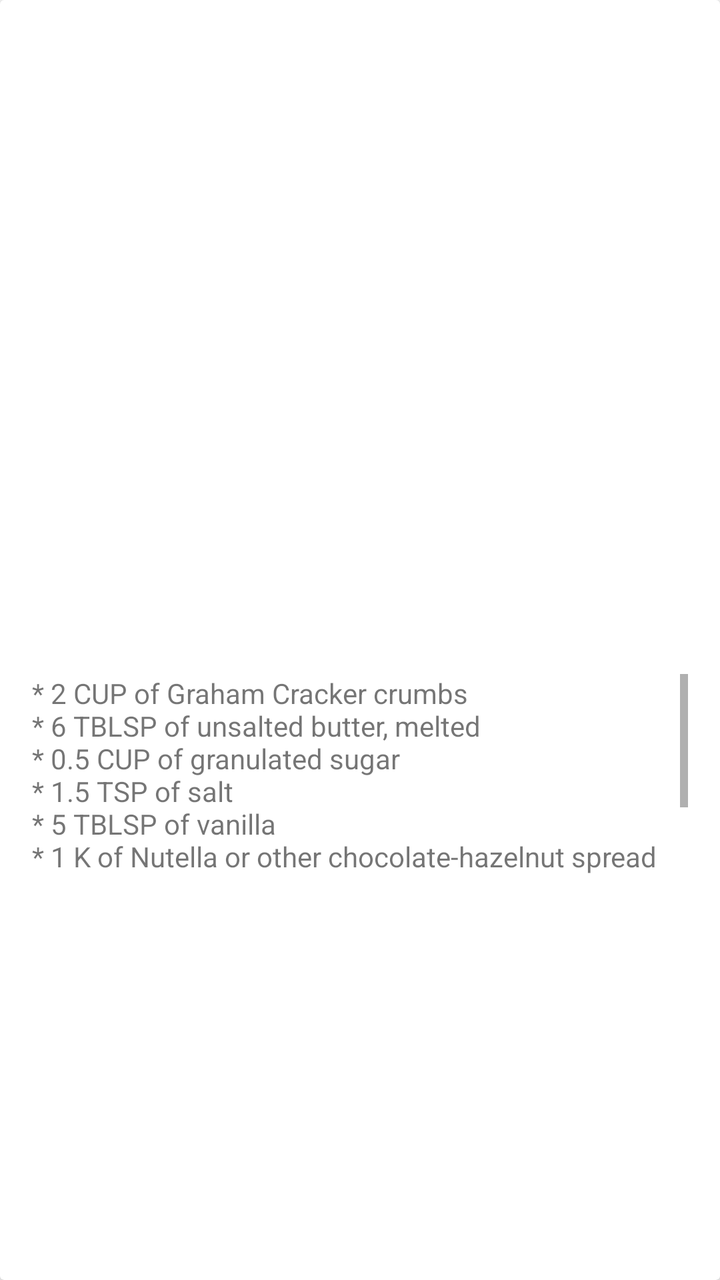
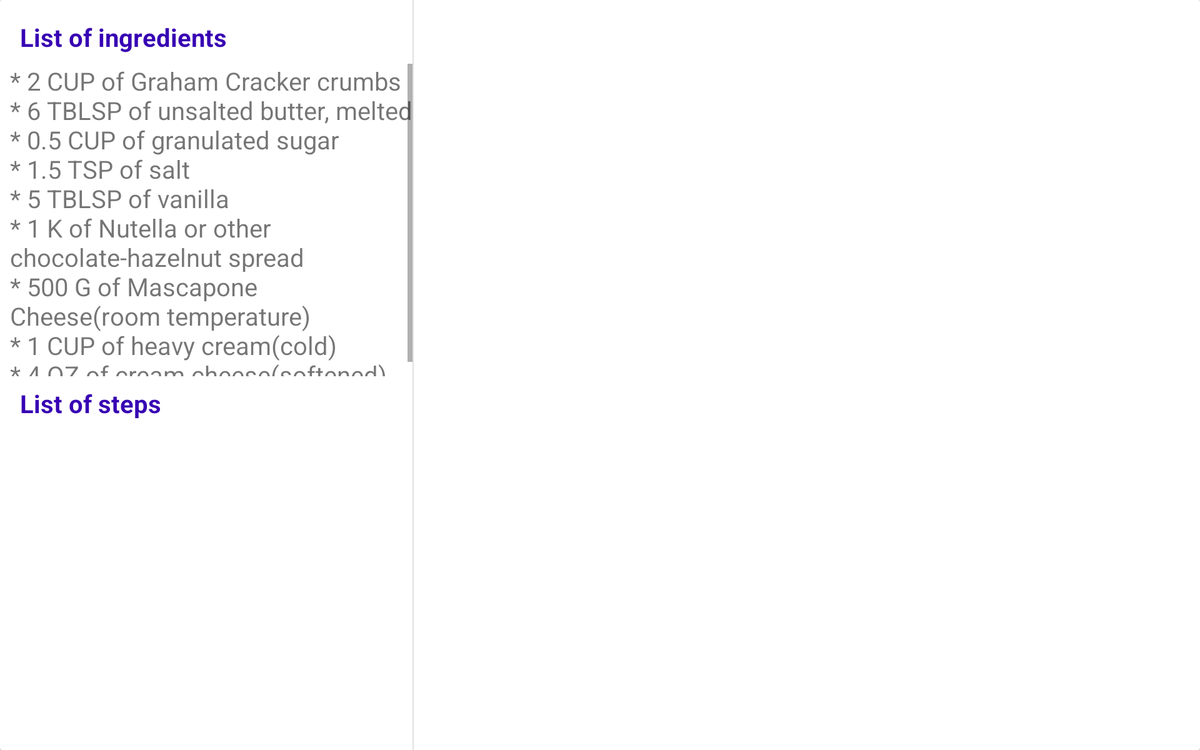

First picture: res/layout/ on a phone held upright. Second picture: the repository's own variant of that layout, on a device whose configuration matches the variant's folder. Source for both follows.
<!-- AndroidManifest.xml: application theme AppTheme -->
<!-- res/layout/activity_recipe_detail.xml -->
<?xml version="1.0" encoding="utf-8"?>
<layout xmlns:android="http://schemas.android.com/apk/res/android"
    xmlns:app="http://schemas.android.com/apk/res-auto"
    xmlns:tools="http://schemas.android.com/tools">

    <data>

    </data>

    <androidx.cardview.widget.CardView
        android:layout_width="match_parent"
        android:layout_height="match_parent"
        android:foreground="?android:attr/selectableItemBackground"
        app:cardPreventCornerOverlap="true"
        app:layout_constraintEnd_toEndOf="parent"
        app:layout_constraintStart_toStartOf="parent"
        app:layout_constraintTop_toTopOf="parent"
        tools:context=".ui.recipeDetail.RecipeDetailActivity">

        <androidx.constraintlayout.widget.ConstraintLayout
            android:layout_width="match_parent"
            android:layout_height="match_parent"
            android:orientation="vertical">

            <TextView
                android:id="@+id/ingredients_label"
                android:layout_marginStart="16dp"
                android:layout_marginTop="16dp"
                android:text="@string/ingredients_label"
                style="@style/label_text"
                app:layout_constraintStart_toStartOf="parent"
                app:layout_constraintTop_toTopOf="parent" />

            <ScrollView
                android:id="@+id/scrollView2"
                android:layout_width="0dp"
                android:layout_height="100dp"
                android:layout_marginStart="16dp"
                android:layout_marginEnd="16dp"
                android:layout_marginTop="8dp"
                app:layout_constraintEnd_toEndOf="parent"
                app:layout_constraintStart_toStartOf="parent"
                app:layout_constraintTop_toBottomOf="@+id/ingredients_label">

                <TextView
                    android:id="@+id/ingredients_text"
                    style="@style/textSize"
                    android:layout_width="match_parent"
                    android:layout_height="wrap_content"
                    tools:layout_editor_absoluteX="16dp"
                    tools:layout_editor_absoluteY="43dp"
                    tools:text="@string/ingredients_list" />
            </ScrollView>



            <TextView
                android:id="@+id/step_label"
                style="@style/label_text"
                android:layout_marginStart="16dp"
                android:layout_marginTop="8dp"
                android:text="@string/steps"
                app:layout_constraintStart_toStartOf="parent"
                app:layout_constraintTop_toBottomOf="@+id/scrollView2" />

            <androidx.recyclerview.widget.RecyclerView
                android:id="@+id/recycler_step"
                android:layout_width="0dp"
                android:layout_height="0dp"
                android:layout_marginTop="8dp"
                tools:listitem="@layout/step_item"
                app:layout_constraintBottom_toBottomOf="parent"
                app:layout_constraintEnd_toEndOf="parent"
                app:layout_constraintStart_toStartOf="parent"
                app:layout_constraintTop_toBottomOf="@+id/step_label" />

        </androidx.constraintlayout.widget.ConstraintLayout>


    </androidx.cardview.widget.CardView>


</layout>
<!-- resources referenced by this layout -->
<resources>
  <string name="ingredients_label">List of ingredients</string>
  <string name="ingredients_list">* 2 CUP of Graham Cracker crumbs\n* 6 TBLSP of unsalted butter, melted\n* 0.5 CUP of granulated sugar\n* 1.5 TSP of salt\n* 5 TBLSP of vanilla\n* 1 K of Nutella or other chocolate-hazelnut spread\n* 500 G of Mascapone Cheese(room temperature)\n* 1 CUP of heavy cream(cold)\n* 4 OZ of cream cheese(softened)</string>
  <string name="steps">List of steps</string>
  <!-- from res/values-sw600dp/ (not used when drawing this layout) -->
  <style name="label_text">
          <item name="android:layout_width">wrap_content</item>
          <item name="android:layout_height">wrap_content</item>
          <item name="android:textColor">@color/colorPrimaryDark</item>
          <item name="android:textStyle">bold</item>
          <item name="android:textSize">20sp</item>
      </style>
  <!-- from res/values-sw600dp/ (not used when drawing this layout) -->
  <style name="textSize">
          <item name="android:textSize">20sp</item>
      </style>
  <!-- from res/values-sw600dp/ (not used when drawing this layout) -->
  <style name="AppTheme" parent="Theme.AppCompat.Light.DarkActionBar">
          
          <item name="colorPrimary">@color/colorPrimary</item>
          <item name="colorPrimaryDark">@color/colorPrimaryDark</item>
          <item name="colorAccent">@color/colorAccent</item>
          <item name="android:textSize">20sp</item>
      </style>
</resources>
<!-- res/layout-w900dp/activity_recipe_detail.xml (the repository's variant of the layout above) -->
<!-- drawn on a 7-inch tablet turned sideways -->
<?xml version="1.0" encoding="utf-8"?>
<layout xmlns:android="http://schemas.android.com/apk/res/android"
    xmlns:app="http://schemas.android.com/apk/res-auto"
    xmlns:tools="http://schemas.android.com/tools">

    <data>

    </data>

    <androidx.cardview.widget.CardView
        android:layout_width="match_parent"
        android:layout_height="match_parent"
        android:foreground="?android:attr/selectableItemBackground"
        app:cardPreventCornerOverlap="true"
        app:layout_constraintEnd_toEndOf="parent"
        app:layout_constraintStart_toStartOf="parent"
        app:layout_constraintTop_toTopOf="parent"
        tools:context=".ui.recipeDetail.RecipeDetailActivity">

        <androidx.constraintlayout.widget.ConstraintLayout
            android:layout_width="match_parent"
            android:layout_height="match_parent"
            android:orientation="vertical">

            <TextView
                android:id="@+id/ingredients_label"
                style="@style/label_text"
                android:layout_marginStart="16dp"
                android:layout_marginTop="16dp"
                android:text="@string/ingredients_label"
                app:layout_constraintStart_toStartOf="parent"
                app:layout_constraintTop_toTopOf="parent" />

            <ScrollView
                android:id="@+id/scrollView2"
                android:layout_width="0dp"
                android:layout_height="250dp"
                android:layout_marginStart="8dp"
                android:layout_marginTop="8dp"
                app:layout_constraintEnd_toStartOf="@+id/divider"
                app:layout_constraintStart_toStartOf="parent"
                app:layout_constraintTop_toBottomOf="@+id/ingredients_label">

                <TextView
                    android:id="@+id/ingredients_text"
                    style="@style/textSize"
                    android:layout_width="match_parent"
                    android:layout_height="wrap_content"
                    tools:text="@string/ingredients_list" />
            </ScrollView>

            <TextView
                android:id="@+id/step_label"
                style="@style/label_text"
                android:layout_marginStart="16dp"
                android:layout_marginTop="8dp"
                android:text="@string/steps"
                app:layout_constraintStart_toStartOf="parent"
                app:layout_constraintTop_toBottomOf="@+id/scrollView2" />

            <androidx.recyclerview.widget.RecyclerView
                android:id="@+id/recycler_step"
                android:layout_width="330dp"
                android:layout_height="0dp"
                android:layout_marginTop="8dp"
                app:layout_constraintBottom_toBottomOf="parent"
                app:layout_constraintEnd_toStartOf="@+id/divider"
                app:layout_constraintHorizontal_bias="0.5"
                app:layout_constraintHorizontal_chainStyle="spread_inside"
                app:layout_constraintStart_toStartOf="parent"
                app:layout_constraintTop_toBottomOf="@+id/step_label"
                tools:listitem="@layout/step_item" />

            <FrameLayout
                android:id="@+id/step_detail_container"
                android:layout_width="0dp"
                android:layout_height="0dp"
                app:layout_constraintBottom_toBottomOf="parent"
                app:layout_constraintEnd_toEndOf="parent"
                app:layout_constraintHorizontal_bias="0.5"
                app:layout_constraintStart_toEndOf="@+id/divider"
                app:layout_constraintTop_toTopOf="parent">

            </FrameLayout>

            <View
                android:id="@+id/divider"
                android:layout_width="1dp"
                android:layout_height="match_parent"
                android:background="?android:attr/listDivider"
                app:layout_constraintBottom_toBottomOf="parent"
                app:layout_constraintEnd_toStartOf="@+id/step_detail_container"
                app:layout_constraintHorizontal_bias="0.5"
                app:layout_constraintStart_toEndOf="@+id/recycler_step"
                app:layout_constraintTop_toTopOf="parent" />

        </androidx.constraintlayout.widget.ConstraintLayout>


    </androidx.cardview.widget.CardView>


</layout>
<!-- resources referenced by the variant -->
<!-- as a 7-inch tablet turned sideways resolves them -->
<resources>
  <string name="ingredients_label">List of ingredients</string>
  <string name="ingredients_list">* 2 CUP of Graham Cracker crumbs\n* 6 TBLSP of unsalted butter, melted\n* 0.5 CUP of granulated sugar\n* 1.5 TSP of salt\n* 5 TBLSP of vanilla\n* 1 K of Nutella or other chocolate-hazelnut spread\n* 500 G of Mascapone Cheese(room temperature)\n* 1 CUP of heavy cream(cold)\n* 4 OZ of cream cheese(softened)</string>
  <string name="steps">List of steps</string>
  <!-- from res/values-sw600dp/ -->
  <style name="label_text">
          <item name="android:layout_width">wrap_content</item>
          <item name="android:layout_height">wrap_content</item>
          <item name="android:textColor">@color/colorPrimaryDark</item>
          <item name="android:textStyle">bold</item>
          <item name="android:textSize">20sp</item>
      </style>
  <!-- from res/values-sw600dp/ -->
  <style name="textSize">
          <item name="android:textSize">20sp</item>
      </style>
  <!-- from res/values-sw600dp/ -->
  <style name="AppTheme" parent="Theme.AppCompat.Light.DarkActionBar">
          
          <item name="colorPrimary">@color/colorPrimary</item>
          <item name="colorPrimaryDark">@color/colorPrimaryDark</item>
          <item name="colorAccent">@color/colorAccent</item>
          <item name="android:textSize">20sp</item>
      </style>
</resources>
